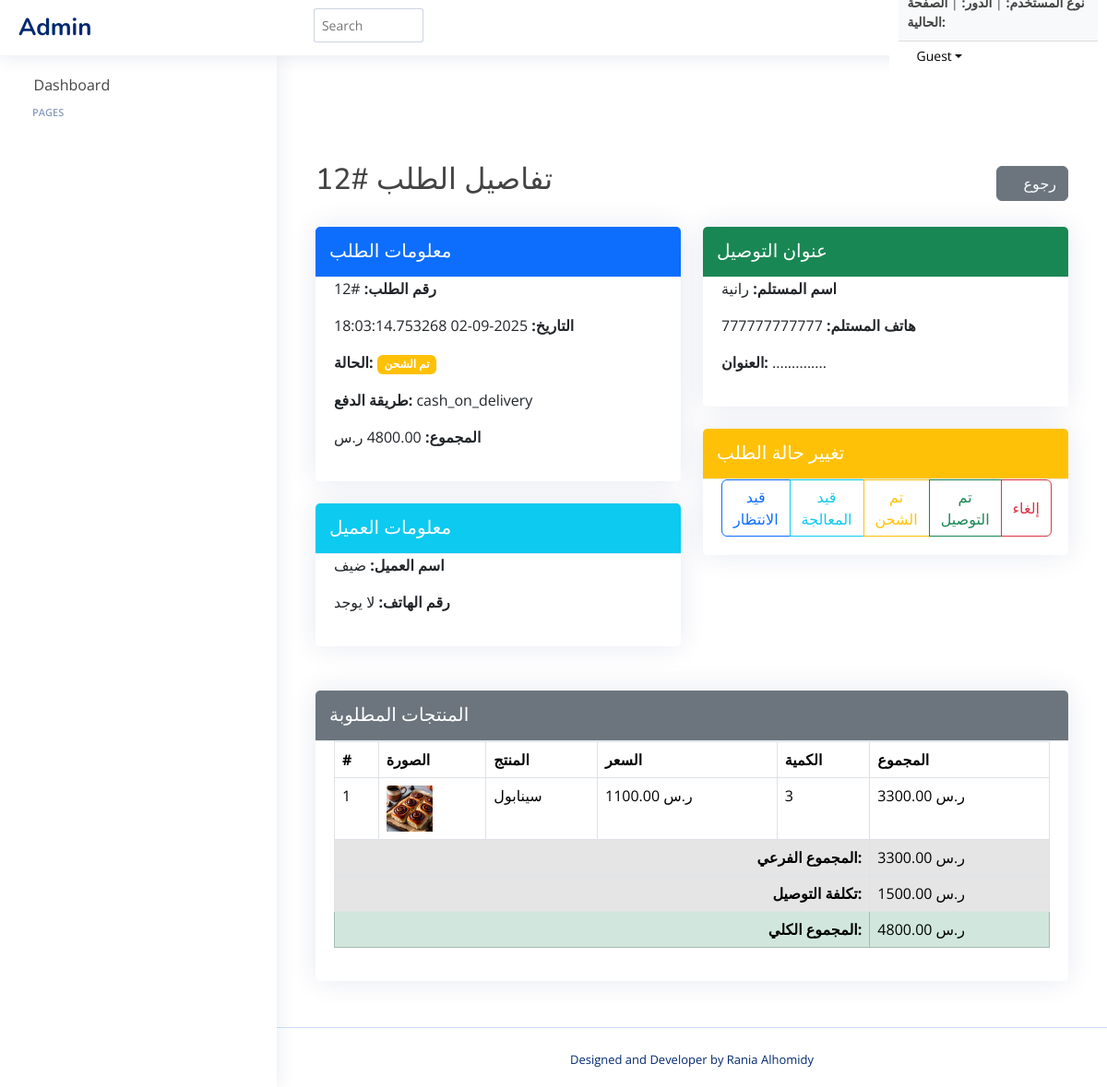
Page /admin/order_details/12 on the earlier database version.
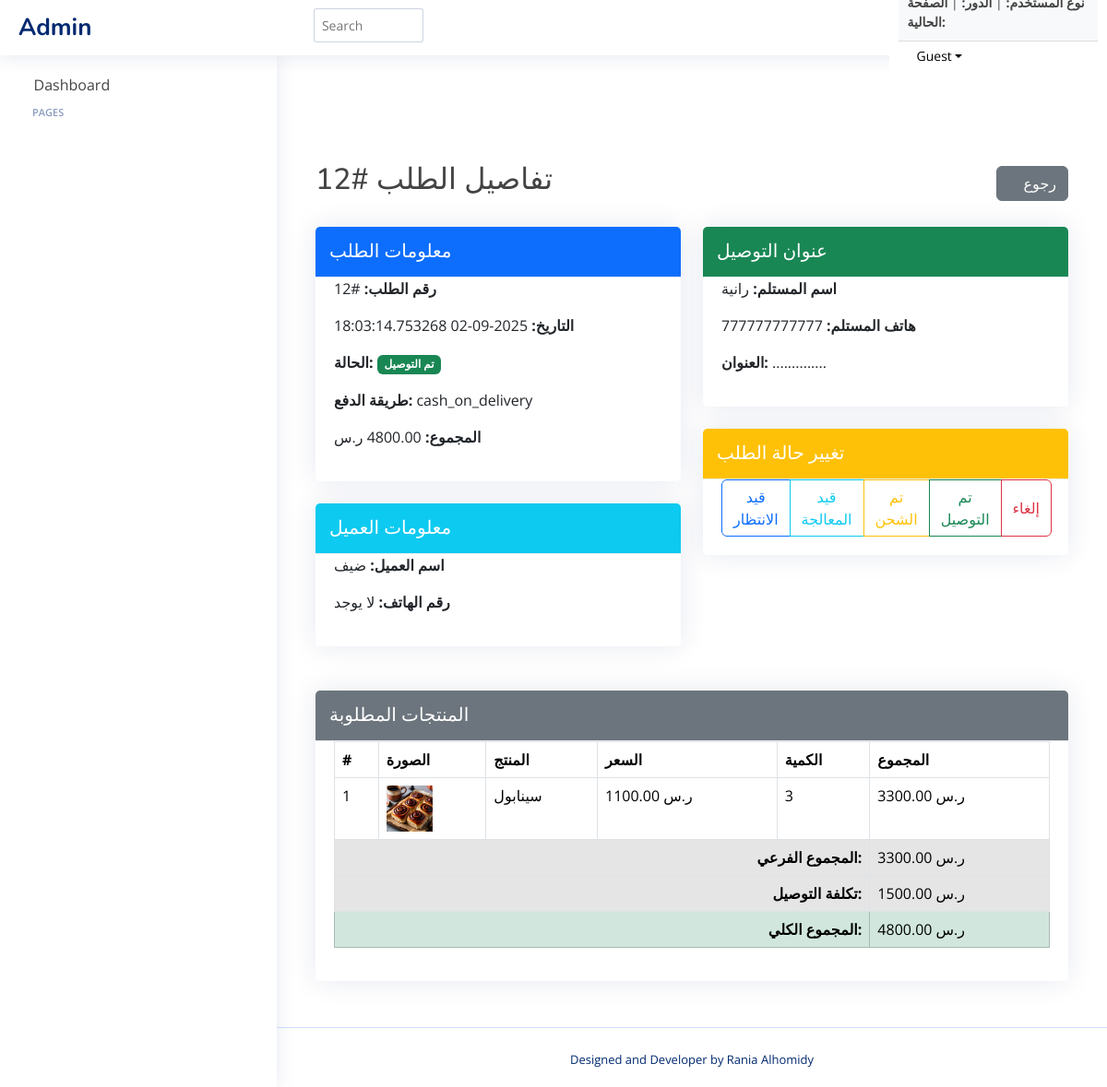
Same page on the later database version.
### tables this page shows
CREATE TABLE orders (
    id INTEGER PRIMARY KEY AUTOINCREMENT,
    user_id INTEGER NOT NULL,
    total_price REAL NOT NULL,
    status TEXT CHECK(status IN ('قيد الانتظار', 'قيد المعالجة', 'تم الشحن', 'تم التوصيل', 'ملغي')) DEFAULT 'قيد الانتظار',
    created_at TIMESTAMP DEFAULT CURRENT_TIMESTAMP,
    updated_at TIMESTAMP DEFAULT CURRENT_TIMESTAMP,
    delivery_address_id INTEGER,
    payment_method TEXT,
    FOREIGN KEY (delivery_address_id) REFERENCES cust_addresses(id) ON DELETE SET NULL
);

### order_routes.py (the view)
@order_bp.route('/admin/order_details/<int:order_id>')
def admin_order_details(order_id):
    conn = get_db_connection()
    order_details = None
    order_items = []
    total_items_price = 0
    try:
        order_details = conn.execute('''
            SELECT
                o.id,
                o.total_price,
                o.status,
                o.created_at,
                o.payment_method,
                u.name AS username,
                u.num AS phone_number,
                ca.recipient_name,
                ca.recipient_phone,
                ca.full_address_description
            FROM orders o
            LEFT JOIN users u ON o.user_id = u.id
            LEFT JOIN cust_addresses ca ON o.delivery_address_id = ca.id
            WHERE o.id = ?
        ''', (order_id,)).fetchone()
        if order_details is None:
            flash(f"لا يوجد طلب بهذا الرقم: #{order_id}", "danger")
            return redirect(url_for('order.admin_orders'))
        order_items = conn.execute('''
            SELECT
                oi.quantity,
                oi.price,
                p.name AS product_name,
                pi.image_path AS product_image
            FROM Order_Items oi
            JOIN product p ON oi.product_id = p.id
            LEFT JOIN product_image pi ON p.id = pi.product_id AND pi.is_main = 1
            WHERE oi.order_id = ?
        ''', (order_id,)).fetchall()
        for item in order_items:
            total_items_price += item['price'] * item['quantity']
    except sqlite3.Error as e:
        print(f"Database error in admin_order_details: {e}")
        flash("حدث خطأ في قاعدة البيانات أثناء جلب تفاصيل الطلب.", "danger")
        return redirect(url_for('order.admin_orders'))
    finally:
        conn.close()
    return render_template('admin/admin_order_details.html',
                           order=order_details,
                           items=order_items,
                           total_items_price=total_items_price)

### app.py (called while the page is built)
def get_db_connection():
    conn = sqlite3.connect('database/Eshop.db') # أو sqlite3.connect(app.config['DATABASE'])
    conn.row_factory = sqlite3.Row
    return conn

@app.context_processor
def inject_categories():
    conn = get_db_connection()
    cursor = conn.cursor()
    try:
        cursor.execute("""
            SELECT id, name, parent_id, image
            FROM category
            WHERE parent_id IS NULL
            ORDER BY name
        """)
        main_categories = cursor.fetchall()
        cursor.execute("SELECT id, name, parent_id, image FROM category ORDER BY name")
        all_categories = cursor.fetchall()
        return {
            'main_categories': main_categories,
            'all_categories': all_categories
        }
    finally:
        conn.close()

@app.context_processor
def inject_sellers():
    conn = get_db_connection()
    sellers = conn.execute('SELECT id, store_name FROM sellers').fetchall()
    conn.close()
    return dict(sellers=sellers)

### order_routes.py (called while the page is built)
def get_db_connection():
    conn = sqlite3.connect('database/Eshop.db')
    conn.row_factory = sqlite3.Row
    return conn

### templates/admin/admin_order_details.html (shortened to what the changed rows need)
{% include 'admin/header.html' %}
<main id="main" class="main">
    <div class="container mt-4">
        <div class="d-flex justify-content-between align-items-center mb-4">
            <h2>تفاصيل الطلب #{{ order.id }}</h2>
            <a href="{{ url_for('order.admin_orders') }}" class="btn btn-secondary">
                <i class="fas fa-arrow-left"></i> رجوع
            </a>
        </div>
        <div class="row">
            <div class="col-md-6">
                <div class="card mb-4">
                    <div class="card-body">
                        <p><strong>رقم الطلب:</strong> #{{ order.id }}</p>
                        <p><strong>التاريخ:</strong> {{ order.created_at }}</p>
                        <p><strong>الحالة:</strong>
                            <span class="badge
                                {% if order.status == 'تم التوصيل' %}bg-success {% elif order.status == 'ملغي' %}bg-danger
                                {% elif order.status == 'تم الشحن' %}bg-warning
                                {% elif order.status == 'قيد المعالجة' %}bg-info {% else %}bg-primary{% endif %}">
                                {{ order.status }}
                            </span>
                        </p>
                        <p><strong>طريقة الدفع:</strong> {{ order.payment_method }}</p>
                        <p><strong>المجموع:</strong> {{ "%.2f"|format(order.total_price) }} ر.س</p>
                    </div>
                </div>
            </div>
        </div>
        <div class="card mt-4">
            <div class="card-body">
                <div class="table-responsive">
                    <table class="table table-bordered">
                        <thead>
                            <tr>
                                <th>#</th>
                                <th>الصورة</th>
                                <th>المنتج</th>
                                <th>السعر</th>
                                <th>الكمية</th>
                                <th>المجموع</th>
                            </tr>
                        </thead>
                        <tbody>
                            <tr class="table-active">
                                <td colspan="5" class="text-end"><strong>تكلفة التوصيل:</strong></td>
                                <td>{{ "%.2f"|format(order.total_price - total_items_price) }} ر.س</td>
                            </tr>
                            <tr class="table-success">
                                <td colspan="5" class="text-end"><strong>المجموع الكلي:</strong></td>
                                <td>{{ "%.2f"|format(order.total_price) }} ر.س</td>
                            </tr>
                        </tbody>
                    </table>
                </div>
            </div>
        </div>
    </div>
</main>
{% include 'admin/footer.html' %}

Differences in the rows shown:
changed orders "cash_on_delivery": status "تم الشحن" → "تم التوصيل"
